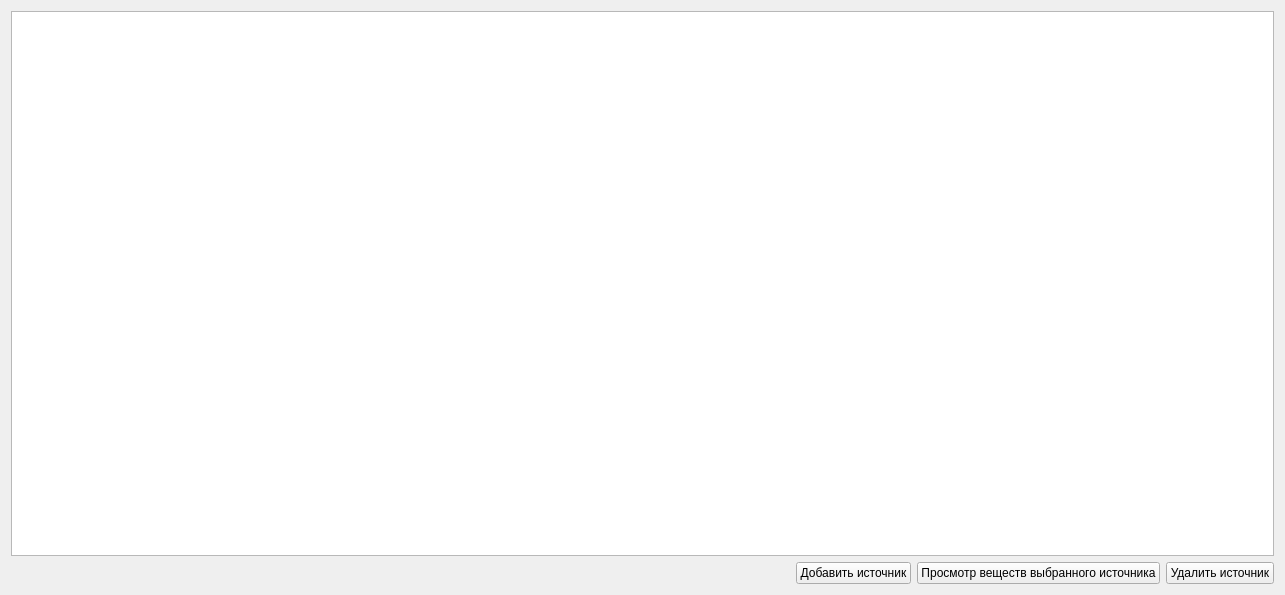
          <widget class="QWidget" name="polution_page">
           <property name="geometry">
            <rect>
             <x>0</x>
             <y>0</y>
             <width>1285</width>
             <height>595</height>
            </rect>
           </property>
           <attribute name="label">
            <string>Таблица источников загрязнения</string>
           </attribute>
           <layout class="QVBoxLayout" name="verticalLayout_6">
            <item>
             <widget class="QTableWidget" name="sources_table_widget">
              <property name="editTriggers">
               <set>QAbstractItemView::NoEditTriggers</set>
              </property>
              <property name="selectionMode">
               <enum>QAbstractItemView::SingleSelection</enum>
              </property>
              <property name="selectionBehavior">
               <enum>QAbstractItemView::SelectRows</enum>
              </property>
             </widget>
            </item>
            <item>
             <layout class="QHBoxLayout" name="horizontalLayout_5" stretch="0,0,0,0">
              <property name="spacing">
               <number>6</number>
              </property>
              <property name="sizeConstraint">
               <enum>QLayout::SetMinimumSize</enum>
              </property>
              <property name="leftMargin">
               <number>0</number>
              </property>
              <item>
               <spacer name="horizontalSpacer">
                <property name="orientation">
                 <enum>Qt::Horizontal</enum>
                </property>
                <property name="sizeHint" stdset="0">
                 <size>
                  <width>40</width>
                  <height>20</height>
                 </size>
                </property>
               </spacer>
              </item>
              <item>
               <widget class="QPushButton" name="add_new_polution_source_button">
                <property name="sizePolicy">
                 <sizepolicy hsizetype="Fixed" vsizetype="Fixed">
                  <horstretch>0</horstretch>
                  <verstretch>0</verstretch>
                 </sizepolicy>
                </property>
                <property name="text">
                 <string>Добавить источник</string>
                </property>
               </widget>
              </item>
              <item>
               <widget class="QPushButton" name="current_source_matter_button">
                <property name="text">
                 <string>Просмотр веществ выбранного источника</string>
                </property>
               </widget>
              </item>
              <item>
               <widget class="QPushButton" name="delete_polution_source_button">
                <property name="sizePolicy">
                 <sizepolicy hsizetype="Fixed" vsizetype="Fixed">
                  <horstretch>0</horstretch>
                  <verstretch>0</verstretch>
                 </sizepolicy>
                </property>
                <property name="text">
                 <string>Удалить источник</string>
                </property>
               </widget>
              </item>
             </layout>
            </item>
           </layout>
          </widget>
